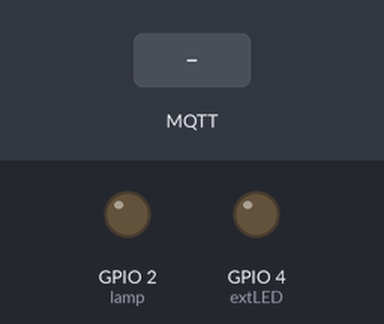
A sketch run on a simulated ESP8266 (NodeMCU). Parts: output pins drawn as LEDs (lit = HIGH). The test bench sets the inputs (shaded band). WiFi joins after 1.5 s; servers stay silent unless stated; no MQTT or app messages arrive unless stated; what the sketch prints to the serial monitor is not drawn.

Above: at 2.7 s.
2.8 s: MQTT message "on" arrives on the first subscribed topic
At 4.0 s:
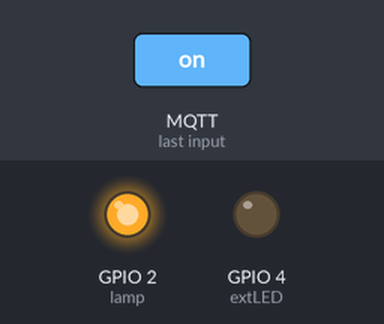
4.3 s: MQTT message "on" arrives on the second subscribed topic
At 5.2 s:
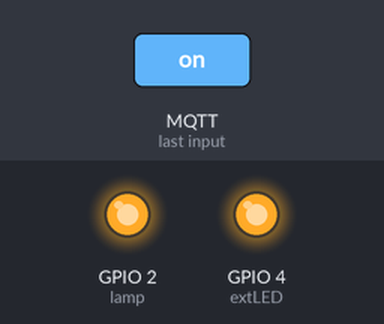
5.8 s: MQTT message "off" arrives on the first subscribed topic
At 6.4 s:
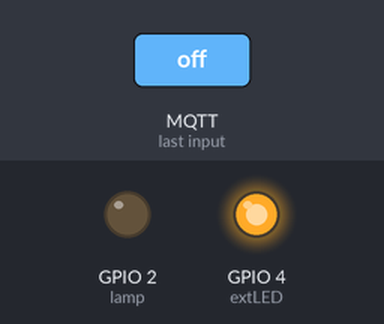
Timing chart, 0 to 8.8 s (numbered marks = the images above; inputs shaded):
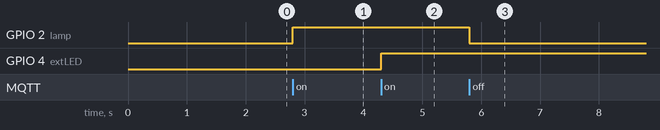

Measured:
- after the input at 2.8 s, GPIO 2 (lamp): LOW → HIGH at once
- after the input at 4.3 s, GPIO 4 (extLED): LOW → HIGH at once
- after the input at 5.8 s, GPIO 2 (lamp): HIGH → LOW at once

The sketch:

mqtt.ino
```cpp
#include <ESP8266WiFi.h>
#include <PubSubClient.h>
#include "DHT.h"

// Uncomment one of the lines bellow for whatever DHT sensor type you're using!
#define DHTTYPE DHT11  // DHT 11
//#define DHTTYPE DHT21   // DHT 21 (AM2301)
//#define DHTTYPE DHT22   // DHT 22  (AM2302), AM2321

// Change the credentials below, so your ESP8266 connects to your router
const char* ssid = "";
const char* password = "";

// Change the variable to your Raspberry Pi IP address, so it connects to your MQTT broker
const char* mqtt_server = "";

// Initializes the espClient. You should change the espClient name if you have multiple ESPs running in your home automation system
WiFiClient espClient;
PubSubClient client(espClient);

// DHT Sensor - GPIO 5 = D1 on ESP-12E NodeMCU board
const int DHTPin = 5;

// Lamp - LED - GPIO 4 = D2 on ESP-12E NodeMCU board
const int lamp = 2;

// External LED - GPIO 4 = D2 on ESP-12E NodeMCU board
const int extLED = 4;

// Initialize DHT sensor.
DHT dht(DHTPin, DHTTYPE);

// Timers auxiliar variables
long now = millis();
long lastMeasure = 0;

// Don't change the function below. This functions connects your ESP8266 to your router
void setup_wifi() {
  delay(10);
  // We start by connecting to a WiFi network
  Serial.println();
  Serial.print("Connecting to ");
  Serial.println(ssid);
  WiFi.begin(ssid, password);
  while (WiFi.status() != WL_CONNECTED) {
    delay(500);
    Serial.print(".");
  }
  Serial.println("");
  Serial.print("WiFi connected - ESP IP address: ");
  Serial.println(WiFi.localIP());
}

// This functions is executed when some device publishes a message to a topic that your ESP8266 is subscribed to
// Change the function below to add logic to your program, so when a device publishes a message to a topic that
// your ESP8266 is subscribed you can actually do something
void callback(String topic, byte* message, unsigned int length) {
  Serial.print("Message arrived on topic: ");
  Serial.print(topic);
  Serial.print(". Message: ");
  String messageTemp;

  for (int i = 0; i < length; i++) {
    Serial.print((char)message[i]);
    messageTemp += (char)message[i];
  }
  Serial.println();

  // Feel free to add more if statements to control more GPIOs with MQTT

  // If a message is received on the topic room/lamp, you check if the message is either on or off. Turns the lamp GPIO according to the message
  if (topic == "raum/LED") {
    Serial.print("Changing ESP-internal LED to ");
    if (messageTemp == "on") {
      digitalWrite(lamp, HIGH);
      Serial.print("On");
    } else if (messageTemp == "off") {
      digitalWrite(lamp, LOW);
      Serial.print("Off");
    }
  }

  if (topic == "raum/LED2") {
    Serial.print("Changing external LED to ");
    if (messageTemp == "on") {
      digitalWrite(extLED, HIGH);
      Serial.print("On");
    } else if (messageTemp == "off") {
      digitalWrite(extLED, LOW);
      Serial.print("Off");
    }
  }
  Serial.println();
}

// This functions reconnects your ESP8266 to your MQTT broker
// Change the function below if you want to subscribe to more topics with your ESP8266
void reconnect() {
  // Loop until we're reconnected
  while (!client.connected()) {
    Serial.print("Attempting MQTT connection...");
    // Attempt to connect
    /*
     YOU MIGHT NEED TO CHANGE THIS LINE, IF YOU'RE HAVING PROBLEMS WITH MQTT MULTIPLE CONNECTIONS
     To change the ESP device ID, you will have to give a new name to the ESP8266.
     Here's how it looks:
       if (client.connect("ESP8266Client")) {
     You can do it like this:
       if (client.connect("ESP1_Office")) {
     Then, for the other ESP:
       if (client.connect("ESP2_Garage")) {
      That should solve your MQTT multiple connections problem
    */
    if (client.connect("ESP8266Client")) {
      Serial.println("connected");
      // Subscribe or resubscribe to a topic
      // You can subscribe to more topics (to control more LEDs in this example)
      client.subscribe("raum/LED");
      client.subscribe("raum/LED2");
    } else {
      Serial.print("failed, rc=");
      Serial.print(client.state());
      Serial.println(" try again in 5 seconds");
      // Wait 5 seconds before retrying
      delay(5000);
    }
  }
}

// The setup function sets your ESP GPIOs to Outputs, starts the serial communication at a baud rate of 115200
// Sets your mqtt broker and sets the callback function
// The callback function is what receives messages and actually controls the LEDs
void setup() {
  pinMode(lamp, OUTPUT);
  pinMode(extLED, OUTPUT);

  dht.begin();

  Serial.begin(115200);
  setup_wifi();
  client.setServer(mqtt_server, 1883);
  client.setCallback(callback);
}

// For this project, you don't need to change anything in the loop function. Basically it ensures that you ESP is connected to your broker
void loop() {

  if (!client.connected()) {
    reconnect();
  }
  if (!client.loop())
    client.connect("ESP8266Client");

  now = millis();
  // Publishes new temperature and humidity every 30 seconds
  if (now - lastMeasure > 30000) {
    lastMeasure = now;
    // Sensor readings may also be up to 2 seconds 'old' (its a very slow sensor)
    float h = dht.readHumidity();
    // Read temperature as Celsius (the default)
    float t = dht.readTemperature();
    // Read temperature as Fahrenheit (isFahrenheit = true)
    float f = dht.readTemperature(true);

    // Check if any reads failed and exit early (to try again).
    if (isnan(h) || isnan(t) || isnan(f)) {
      Serial.print("Failed to read from DHT sensor! Values -> ");
      Serial.print("Humidity: ");
      Serial.print(h);
      Serial.print(" | Temp C: ");
      Serial.print(t);
      Serial.print(" | Temp F: ");
      Serial.println(f);
      return;
    }


    // Computes temperature values in Celsius
    float hic = dht.computeHeatIndex(t, h, false);
    static char temperatureTemp[7];
    dtostrf(hic, 6, 2, temperatureTemp);

    // Uncomment to compute temperature values in Fahrenheit
    // float hif = dht.computeHeatIndex(f, h);
    // static char temperatureTemp[7];
    // dtostrf(hif, 6, 2, temperatureTemp);

    static char humidityTemp[7];
    dtostrf(h, 6, 2, humidityTemp);

    const char* connectMessage = "ESP-Modul verbunden.";

    // Publishes Temperature and Humidity values
    client.publish("raum/temperatur", temperatureTemp);
    client.publish("raum/feuchte", humidityTemp);
    client.publish("raum/verbindung", connectMessage);

    Serial.print("Humidity: ");
    Serial.print(h);
    Serial.print(" %\t Temperature: ");
    Serial.print(t);
    Serial.print(" *C ");
    Serial.print(f);
    Serial.print(" *F\t Heat index: ");
    Serial.print(hic);
    Serial.println(" *C ");
    // Serial.print(hif);
    // Serial.println(" *F");
  }
}
```
